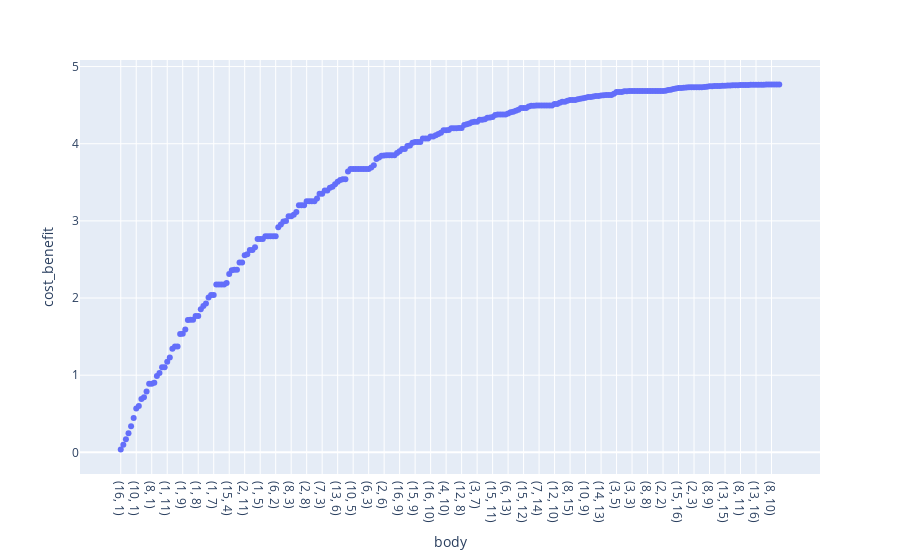

This figure's notebook cell:
### Code cell
px.scatter(df, x="body", y="cost_benefit")

### Figure 1 — Plotly figure (JSON) as saved in the notebook; plotly's stock layout.template omitted (floating-point values rounded to 4 significant figures; data arrays with more than 128 entries replaced by an {"elided": "..."} marker saying what was removed)
{"data": [{"hovertemplate": "body=%{x}<br>cost_benefit=%{y}<extra></extra>", "legendgroup": "", "marker": {"color": "#636efa", "symbol": "circle"}, "mode": "markers", "name": "", "orientation": "v", "showlegend": false, "type": "scatter", "x": {"elided": "256 str values"}, "xaxis": "x", "y": {"elided": "256 float values"}, "yaxis": "y"}], "layout": {"legend": {"tracegroupgap": 0}, "margin": {"t": 60}, "xaxis": {"anchor": "y", "domain": [0, 1], "title": {"text": "body"}}, "yaxis": {"anchor": "x", "domain": [0, 1], "title": {"text": "cost_benefit"}}}}
